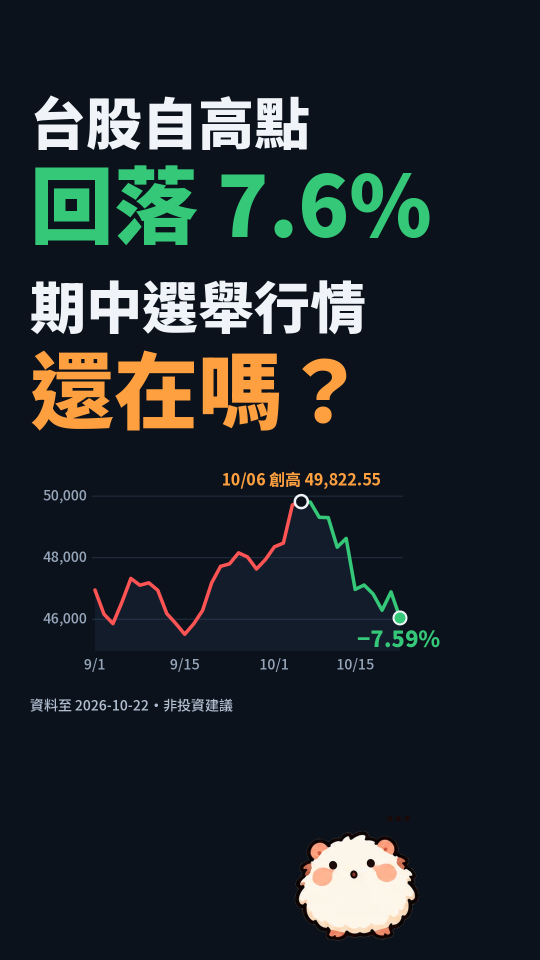
#> input picture docs/marketing/videos/2026-10-26-midterm_rally/midterm_rally_cover.png, 1080 x 1920 px (shown at 1/2 size)
$ python -i render_midterm.py   (imports and definitions only)
#> lines starting #> are read from the running program, lines starting #| are printed output that depends on the picture
### docs/marketing/videos/2026-10-26-midterm_rally/mt_core.py
"""期中選舉行情短片：共用工具（畫布、外框登記、配音時間軸、字幕）。
直式 1080×1920、30fps；cairo 畫圖形、PIL 畫字，逐格算圖。
檢查（每一幀）：
  重疊：所有登記外框（外擴 PAD）兩兩不相交；折線點不得落在文字框內。
  遮擋：每個文字的字形像素（alpha>=0.95）在最終畫面上必須還是原色，被別的東西蓋到就算一筆。
  模糊：每個文字框的拉普拉斯變異量（正規化）必須高於門檻；全片不使用任何模糊濾鏡。
"""
from __future__ import annotations

import json
import math
import os
import re
import wave
from functools import lru_cache
from pathlib import Path

import cairo
import numpy as np
from PIL import Image, ImageDraw, ImageFont

HERE = Path(__file__).resolve().parent
REPO = HERE.parents[3]
LIB = REPO / "docs" / "anim" / "bibi_library"
SCR = Path(os.environ.get("MT_SCR", "/tmp/claude-0/-home-user-tw-rotation/3d7a42eb-0e07-50fa-8c50-cf31c62d682f/scratchpad/midterm"))
FD = Path(os.environ.get("MT_FONT_DIR", "/tmp/claude-0/-home-user-tw-rotation/3d7a42eb-0e07-50fa-8c50-cf31c62d682f/scratchpad/font"))
F_BLACK = str(FD / "NotoSansTC-Black.ttf")
F_BOLD = str(FD / "NotoSansTC-Bold.ttf")
F_MED = str(FD / "NotoSansTC-Medium.ttf")
VDIR = HERE / "voice_melo"
SCRIPT = HERE / "melo_script.json"
CHART = HERE / "chart_data"

W, H, FPS = 1080, 1920, 30

BG = (12, 18, 28)
TXT = (240, 244, 248)
MUTED = (150, 166, 186)
DIM = (176, 190, 208)
TEAL = (38, 205, 186)
ORANGE = (255, 160, 64)
UP = (255, 84, 84)        # 紅漲
DOWN = (52, 200, 120)     # 綠跌
CARD = (24, 34, 50)
CARD_EDGE = (10, 15, 24)
GRID = (34, 46, 64)

SAFE_X0, SAFE_X1 = 48, 900      # 文字安全區（右側留給平台按鈕）
PAD = 4


# ───────────────────────── 小工具 ─────────────────────────
@lru_cache(maxsize=128)
def font(path, size):
    return ImageFont.truetype(path, size)


def clamp(x, a=0.0, b=1.0):
    return a if x < a else b if x > b else x


def ease_out(x):
    x = clamp(x)
    return 1 - (1 - x) ** 3


def ease_io(x):
    x = clamp(x)
    return x * x * (3 - 2 * x)


def lerp(a, b, t):
    return a + (b - a) * t


def ap(t, t0, dur=0.4):
    return ease_out((t - t0) / dur)


def light(c, k):
    return tuple(min(255, int(v + (255 - v) * k)) for v in c)


def dark(c, k):
    return tuple(max(0, int(v * (1 - k))) for v in c)


def rgb(c):
    return (c[0] / 255, c[1] / 255, c[2] / 255)


def tsize(f, s):
    b = f.getbbox(s)
    return b[2] - b[0], b[3] - b[1], b


# ───────────────────────── 外框登記 ─────────────────────────
class Reg:
    # [11 lines left out: functions __init__, add, not called in this run]

    def poly(self, name, pts, group=None):
        self.polys.append((name, group or name, pts))

    # [30 lines left out: functions inside, overlaps, not called in this run]


class Canvas:
    """cairo 圖形先畫，文字（PIL）排在圖形之後、比比之前；文字可用左到右的「擦開」進場，不使用透明度淡入。"""

    def __init__(self):
        self.surf = cairo.ImageSurface(cairo.FORMAT_ARGB32, W, H)
        self.c = cairo.Context(self.surf)
        self.c.set_source_rgb(*rgb(BG))
        self.c.paint()
        self.reg = Reg()
        self.ops = []          # 文字操作

    # ---- 圖形 ----
    # [189 lines left out: functions rrect, rect, line, poly_fill, circle, card and 5 more, not called in this run]


BLUR_MAX = 0.012   # 文字框內與預期不符的像素比例上限


# ───────────────────────── 配音時間軸 ─────────────────────────
# [44 lines left out: functions char_w, wav_info, pauses, not called in this run]


class Line:
    """一句配音。MeloTTS 沒有逐字時間：用字數比例（標點算停頓）估每字時間，
    再把音檔偵測到的句內停頓對到最近的標點當校正點（分段線性內插）。"""

    # [38 lines left out: function __init__, not called in this run]

    @property
    def end(self):
        return self.start + self.speech

    def frac_t(self, k):
        return self.start + float(np.interp(self.cum[min(k, len(self.cum) - 1)], self.kf, self.kt))

    # [19 lines left out: functions snap, at, not called in this run]


def ts(x):
    ms = int(round(x * 1000))
    return f"{ms // 3600000:02d}:{ms // 60000 % 60:02d}:{ms // 1000 % 60:02d},{ms % 1000:03d}"

### docs/marketing/videos/2026-10-26-midterm_rally/render_midterm.py
"""〈台股自高點回落 7.6%，11 月期中選舉行情還在嗎？〉敘事短片渲染器（1080×1920、30fps）。

用法（repo 根目錄）：
    python docs/marketing/videos/2026-10-26-midterm_rally/render_midterm.py --frames 1.0,12.5   # 單格
    python docs/marketing/videos/2026-10-26-midterm_rally/render_midterm.py --sheet 0,70         # 每 0.5 秒存抽格
    python docs/marketing/videos/2026-10-26-midterm_rally/render_midterm.py                       # 出片（無聲）＋檢查報告
    python docs/marketing/videos/2026-10-26-midterm_rally/render_midterm.py --cover               # 封面

版面（由上到下；任兩個元素的外框不相交）：
  大字 170–290 ｜ 副標 300–350 ｜ 數字列 378–545 ｜ 圖 565–1122 ｜ 圖註 1130–1226 ｜ 字幕條 1236–1346 ｜ 頁腳 1366–1432 ｜ 比比 1440 以下
文字安全區：x 48–900（右側留給平台按鈕）、y 150–1440。
"""
from __future__ import annotations

import argparse
import csv
import json
import math
import multiprocessing as mp
import re
import subprocess
import sys
from functools import lru_cache
from pathlib import Path

import numpy as np
from PIL import Image

sys.path.insert(0, str(Path(__file__).resolve().parent))
from mt_core import *   # noqa: F401,F403
import mt_core as mc

# ───────────────────────── 資料 ─────────────────────────
def read_csv(name):
    with open(CHART / name, encoding="utf-8-sig") as f:
        return list(csv.DictReader(f))


# [1 line that did not run here, left out]
# [1 line that did not run here, left out]
# [1 line that did not run here, left out]
# [1 line that did not run here, left out]
# [1 line that did not run here, left out]
# [2 lines not run here, left out]
# [1 line that did not run here, left out]
# [1 line that did not run here, left out]
# [1 line not run here, left out]

FOOT1 = "非投資建議｜僅為歷史統計，不代表未來"
FOOT2 = "資料日：台股 2026-10-22、美股 2026-10-23 收盤"
DISCLAIMER = "本內容為公開資料整理，不構成任何投資建議；投資有風險，請自行判斷。"
BIBI_SIZE = 440
BIBI_CX, BIBI_FOOT = 235, 1890

# 字幕（一次一行、≤13 字）：(配音裡的起點片段, 顯示文字, 關鍵字)
CHUNKS = {
    "S01": [("台股兩週", "台股兩週回落7.6%", ["7.6%"]), ("選舉行情還在嗎", "選舉行情還在嗎？", ["選舉行情"])],
    "S02": [("先校正", "先校正：這不是歷史新紀錄", ["新紀錄"])],
    "S03": [("十月六日", "10/06 加權創高", ["創高"]), ("二十二日", "10/22 回落7.6%", ["7.6%"])],
    "S04": [("單日最大", "單日最大跌點，", ["最大跌點"]), ("仍是七月", "仍是7月17日", ["7月17日"])],
    "S05": [("美股方面", "美股方面，費半自10/06", ["費半"]), ("回落", "回落約18.5%", ["18.5%"])],
    "S06": [("歷史怎麼說", "歷史怎麼說？", []), ("標普五百", "標普500，選後12個月", ["12個月"])],
    "S07": [("一九五零年", "1950 年以來，", []), ("十九次", "19次樣本都是正報酬", ["正報酬"])],
    "S08": [("選舉年", "選舉年第四季，", ["第四季"]), ("平均漲", "平均漲6.6%，84%收高", ["6.6%", "84%"])],
    "S09": [("但選前", "但選前常先跌，", ["先跌"]), ("平均最大", "平均最大回檔17.5%", ["17.5%"])],
    "S10": [("樣本僅", "樣本僅19次，", ["19次"]), ("起算年份", "起算年份也影響結論", ["起算年份"])],
    "S11": [("二零一八", "2018 年，選後仍跌到12月底", ["2018 年"])],
    "S12": [("台股沒有", "台股沒有可信的", ["台股"]), ("選後統計", "選後統計，不硬湊", ["不硬湊"])],
    "S13": [("這次變數", "這次變數不同。", ["變數"]), ("九月美國", "9月美國通膨3.7%", ["3.7%"])],
    "S14": [("高於預期", "高於預期，升息機率約5成", ["升息機率"])],
    "S15": [("AI", "AI 融資成本，也是壓力", ["AI 融資成本"])],
    "S16": [("觀察三件事", "觀察三件事。", ["三件事"]), ("一，", "一，聯準會與通膨", ["聯準會"])],
    "S17": [("二，", "二，費半與", ["費半"]), ("AI", "AI 融資是否止穩", ["AI 融資"])],
    "S18": [("三，", "三，開票後波動率是否降溫", ["波動率"])],
    "S19": [("歷史偏強", "歷史偏強，但不保證這次一樣", ["不保證"])],
    "S20": [("想看資料", "想看資料整理，", ["資料整理"]), ("搜尋哩股", "搜尋「哩股哩股」", ["哩股哩股"])],
    "S21": [("本內容", "本內容為公開資料整理", [])],
    "S22": [("不構成", "不構成任何投資建議", [])],
    "S23": [("投資有風險", "投資有風險，請自行判斷", ["投資有風險"])],
}

# 比比動作：(句, 錨點, 素材)
ACTS = {
    "S01": [("", "clock")], "S02": [("", "tilt")], "S03": [("", "magnifier"), ("二十二日", "point_dr_v2")],
    "S04": [("", "point_ur_v2"), ("七月", "face_shock")], "S05": [("", "globe")],
    "S06": [("", "calendar")], "S07": [("", "face_nod_v2")], "S08": [("", "wow")],
    "S09": [("", "face_sweat")], "S10": [("", "face_think_v2")], "S11": [("", "sulk_curl")], "S12": [("", "face_think_v2")],
    "S13": [("", "news")], "S14": [("", "face_sweat")], "S15": [("", "face_shock")],
    "S16": [("", "point_r_v2")], "S17": [("", "point_r_v2")], "S18": [("", "hourglass")],
    "S19": [("", "face_think_v2")], "S20": [("", "invite_nod")], "S21": [("", "face_bow")],
}
ALT = "face_nod_v2"

SCENE_DEF = [
    ("A1", ["S01"]), ("A2", ["S02"]), ("A3", ["S03"]), ("B", ["S04"]), ("C", ["S05"]), ("D", ["S06", "S07"]), ("E", ["S08"]),
    ("F", ["S09"]), ("L", ["S10", "S11"]), ("G", ["S12"]), ("H", ["S13", "S14", "S15"]), ("I", ["S16", "S17", "S18"]),
    ("J", ["S19"]), ("K", ["S20", "S21", "S22", "S23"]),
]
GAP_BEFORE = {"S02": 0.30, "S03": 0.40, "S04": 0.30, "S05": 0.30, "S06": 0.32, "S07": 0.10, "S08": 0.40,
              "S09": 0.28, "S10": 0.32, "S11": 0.14, "S12": 0.40, "S13": 0.45, "S14": 0.10, "S15": 0.28, "S16": 0.40, "S17": 0.14,
              "S18": 0.14, "S19": 0.50, "S20": 0.45, "S21": 0.45, "S22": 0.12, "S23": 0.12}
T0 = 0.20
END_HOLD = 0.9

LINES: dict[str, Line] = {}
SCENES: list[tuple] = []     # (id, [line ids], s0, s1)
SUBS: list[tuple] = []       # (text, hl, t0, t1, lid, spoken_start_idx, expected_pause_time or None)
ACT_TL: list[tuple] = []
END_T = 0.0
TOTAL = 0.0


# [177 lines left out: functions build_timeline, cur, lib_lengths, bibi_frames, bibi_bbox, bibi_at and 5 more, not called in this run]


SUB_BAR = (48, 1236, 900, 1346)


# [43 lines left out: function subtitle, not called in this run]


# ───────────────────────── 折線圖（加權指數） ─────────────────────────
PX0, PX1, PY0, PY1 = 172, 830, 430, 1060


# [76 lines left out: functions catmull, taiex_chart, not called in this run]


# ───────────────────────── 場景（v2：圖放大、下半部有比比＋重點面板） ─────────────────────────
PANEL = (480, 1490, 420, 350)


# [156 lines left out: functions panel, sc_taiex, sc_split, sc_drops, sc_world, not called in this run]


STATS = [("Capital Group", "1950–2022・19 次", 15.4), ("BNY／Carson", "1950–2022・19 次", 16.6), ("LPL Research", "1954–2022・18 次", 18.2)]


# [279 lines left out: functions sc_stats, sc_q4, sc_dip, sc_limits, sc_tw, sc_vars and 3 more, not called in this run]


SCENE_FN = {"A1": lambda cv, t, S: sc_taiex(cv, t, S, 1), "A2": sc_split, "A3": lambda cv, t, S: sc_taiex(cv, t, S, 3),
            "B": sc_drops, "C": sc_world, "D": sc_stats, "E": sc_q4, "F": sc_dip, "L": sc_limits, "G": sc_tw,
            "H": sc_vars, "I": sc_watch, "J": sc_concl, "K": sc_end}


# ───────────────────────── 單格 ─────────────────────────
def render(t):
    cv = Canvas()
    cur_sc = None
    for sc in SCENES:
        if sc[2] <= t < sc[3]:
            cur_sc = sc
    if cur_sc is None:
        cur_sc = SCENES[-1]
    sid, ids, s0, s1 = cur_sc
    S = LINES
    SCENE_FN[sid](cv, t, S)
    subtitle(cv, t)
    footer(cv)
    cv.finish(draw_bibi(t))
    return cv


# ───────────────────────── 封面 ─────────────────────────
# [58 lines left out: functions make_cover, write_srt, write_sync_report, not called in this run]


# ───────────────────────── 主程式 ─────────────────────────
def _work(i):
    t = i / FPS
    cv = render(t)
    ovl = cv.reg.overlaps()
    occ, blur, det = cv.checks()
    buf = cv.final.convert("RGB").tobytes()
    return i, buf, ovl, list(cv.reg.issues), occ, blur, det


# [73 lines left out: function main, not called in this run]


# [2 lines not run here, left out]

>>> import cv2
>>> picture = cv2.imread('midterm_rally_cover.png', cv2.IMREAD_GRAYSCALE)
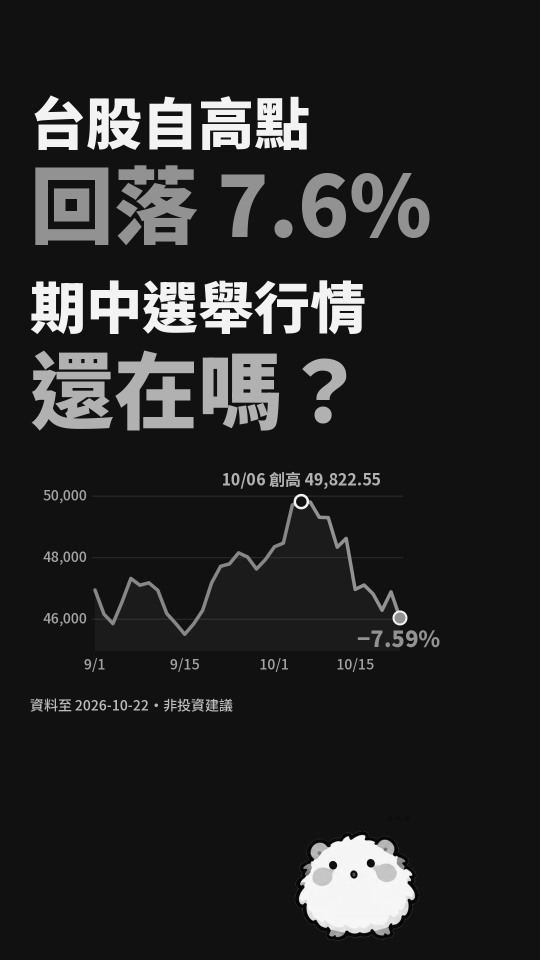
#> picture: shape (1920, 1080) (shown at 1/2 size); min 0, max 255, mean 37.9
>>> result = _work(picture)
#> (the run stopped early here; a loop or call above may not have finished)
